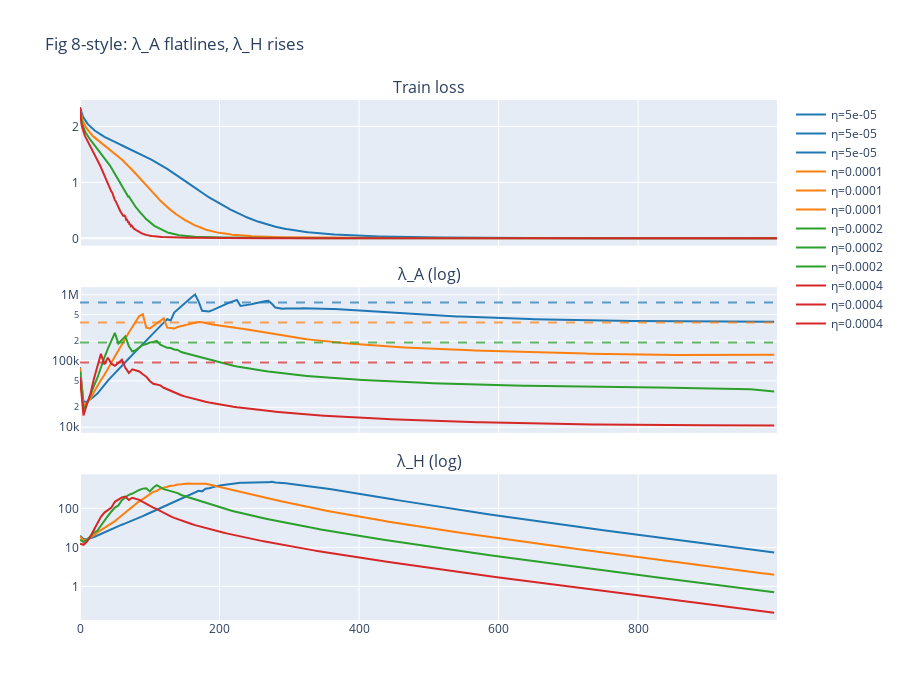

Notebook source saved alongside this figure:
### Markdown cell above
### Fig 8: λ_A flatlines, λ_H keeps rising

### Code cell
lrs_fig8 = [5e-5, 1e-4, 2e-4, 4e-4]
for eta in lrs_fig8:
    run_experiment(f"fig8_eta_{eta}", lr=eta, beta1=0.9, beta2=0.99, eps=1e-7, steps=1000, sharpness_every=5)

fig = make_subplots(rows=3, cols=1, subplot_titles=("Train loss", "λ_A (log)", "λ_H (log)"), shared_xaxes=True, vertical_spacing=0.08)
colors = ["#1f77b4", "#ff7f0e", "#2ca02c", "#d62728"]
for i, eta in enumerate(lrs_fig8):
    try:
        df = pd.read_csv(OUTPUT_V2 / f"fig8_eta_{eta}" / "metrics.csv")
        fig.add_trace(go.Scatter(x=df["step"], y=df["train_loss"], name=f"η={eta}", line=dict(color=colors[i])), row=1, col=1)
        d = df.dropna(subset=["lambda_A"])
        fig.add_trace(go.Scatter(x=d["step"], y=d["lambda_A"], name=f"η={eta}", line=dict(color=colors[i])), row=2, col=1)
        fig.add_hline(y=lambda_lim(eta, 0.9), line_dash="dash", line_color=colors[i], opacity=0.7, row=2, col=1)
        dH = df.dropna(subset=["lambda_H"])
        fig.add_trace(go.Scatter(x=dH["step"], y=dH["lambda_H"], name=f"η={eta}", line=dict(color=colors[i])), row=3, col=1)
    except Exception as e:
        print(f"Skip {eta}: {e}")
fig.update_yaxes(type="log", row=2, col=1)
fig.update_yaxes(type="log", row=3, col=1)
fig.update_layout(height=700, title="Fig 8-style: λ_A flatlines, λ_H rises")
fig.show()

### Figure 1 — Plotly figure (JSON) as saved in the notebook; plotly's stock layout.template omitted (floating-point values rounded to 4 significant figures; data arrays with more than 128 entries replaced by an {"elided": "..."} marker saying what was removed)
{"data": [{"line": {"color": "#1f77b4"}, "name": "η=5e-05", "type": "scatter", "x": {"elided": "1000 int values"}, "xaxis": "x", "y": {"elided": "1000 float values"}, "yaxis": "y"}, {"line": {"color": "#1f77b4"}, "name": "η=5e-05", "type": "scatter", "x": {"elided": "200 int values"}, "xaxis": "x2", "y": {"elided": "200 float values"}, "yaxis": "y2"}, {"line": {"color": "#1f77b4"}, "name": "η=5e-05", "type": "scatter", "x": {"elided": "200 int values"}, "xaxis": "x3", "y": {"elided": "200 float values"}, "yaxis": "y3"}, {"line": {"color": "#ff7f0e"}, "name": "η=0.0001", "type": "scatter", "x": {"elided": "1000 int values"}, "xaxis": "x", "y": {"elided": "1000 float values"}, "yaxis": "y"}, {"line": {"color": "#ff7f0e"}, "name": "η=0.0001", "type": "scatter", "x": {"elided": "200 int values"}, "xaxis": "x2", "y": {"elided": "200 float values"}, "yaxis": "y2"}, {"line": {"color": "#ff7f0e"}, "name": "η=0.0001", "type": "scatter", "x": {"elided": "200 int values"}, "xaxis": "x3", "y": {"elided": "200 float values"}, "yaxis": "y3"}, {"line": {"color": "#2ca02c"}, "name": "η=0.0002", "type": "scatter", "x": {"elided": "1000 int values"}, "xaxis": "x", "y": {"elided": "1000 float values"}, "yaxis": "y"}, {"line": {"color": "#2ca02c"}, "name": "η=0.0002", "type": "scatter", "x": {"elided": "200 int values"}, "xaxis": "x2", "y": {"elided": "200 float values"}, "yaxis": "y2"}, {"line": {"color": "#2ca02c"}, "name": "η=0.0002", "type": "scatter", "x": {"elided": "200 int values"}, "xaxis": "x3", "y": {"elided": "200 float values"}, "yaxis": "y3"}, {"line": {"color": "#d62728"}, "name": "η=0.0004", "type": "scatter", "x": {"elided": "1000 int values"}, "xaxis": "x", "y": {"elided": "1000 float values"}, "yaxis": "y"}, {"line": {"color": "#d62728"}, "name": "η=0.0004", "type": "scatter", "x": {"elided": "200 int values"}, "xaxis": "x2", "y": {"elided": "200 float values"}, "yaxis": "y2"}, {"line": {"color": "#d62728"}, "name": "η=0.0004", "type": "scatter", "x": {"elided": "200 int values"}, "xaxis": "x3", "y": {"elided": "200 float values"}, "yaxis": "y3"}], "layout": {"annotations": [{"font": {"size": 16}, "showarrow": false, "text": "Train loss", "x": 0.5, "xanchor": "center", "xref": "paper", "y": 1, "yanchor": "bottom", "yref": "paper"}, {"font": {"size": 16}, "showarrow": false, "text": "λ_A (log)", "x": 0.5, "xanchor": "center", "xref": "paper", "y": 0.64, "yanchor": "bottom", "yref": "paper"}, {"font": {"size": 16}, "showarrow": false, "text": "λ_H (log)", "x": 0.5, "xanchor": "center", "xref": "paper", "y": 0.28, "yanchor": "bottom", "yref": "paper"}], "height": 700, "shapes": [{"line": {"color": "#1f77b4", "dash": "dash"}, "opacity": 0.7, "type": "line", "x0": 0, "x1": 1, "xref": "x2 domain", "y0": 760000.0, "y1": 760000.0, "yref": "y2"}, {"line": {"color": "#ff7f0e", "dash": "dash"}, "opacity": 0.7, "type": "line", "x0": 0, "x1": 1, "xref": "x2 domain", "y0": 380000.0, "y1": 380000.0, "yref": "y2"}, {"line": {"color": "#2ca02c", "dash": "dash"}, "opacity": 0.7, "type": "line", "x0": 0, "x1": 1, "xref": "x2 domain", "y0": 190000.0, "y1": 190000.0, "yref": "y2"}, {"line": {"color": "#d62728", "dash": "dash"}, "opacity": 0.7, "type": "line", "x0": 0, "x1": 1, "xref": "x2 domain", "y0": 95000.0, "y1": 95000.0, "yref": "y2"}], "title": {"text": "Fig 8-style: λ_A flatlines, λ_H rises"}, "xaxis": {"anchor": "y", "domain": [0, 1], "matches": "x3", "showticklabels": false}, "xaxis2": {"anchor": "y2", "domain": [0, 1], "matches": "x3", "showticklabels": false}, "xaxis3": {"anchor": "y3", "domain": [0, 1]}, "yaxis": {"anchor": "x", "domain": [0.72, 1]}, "yaxis2": {"anchor": "x2", "domain": [0.36, 0.64], "type": "log"}, "yaxis3": {"anchor": "x3", "domain": [0, 0.28], "type": "log"}}}
